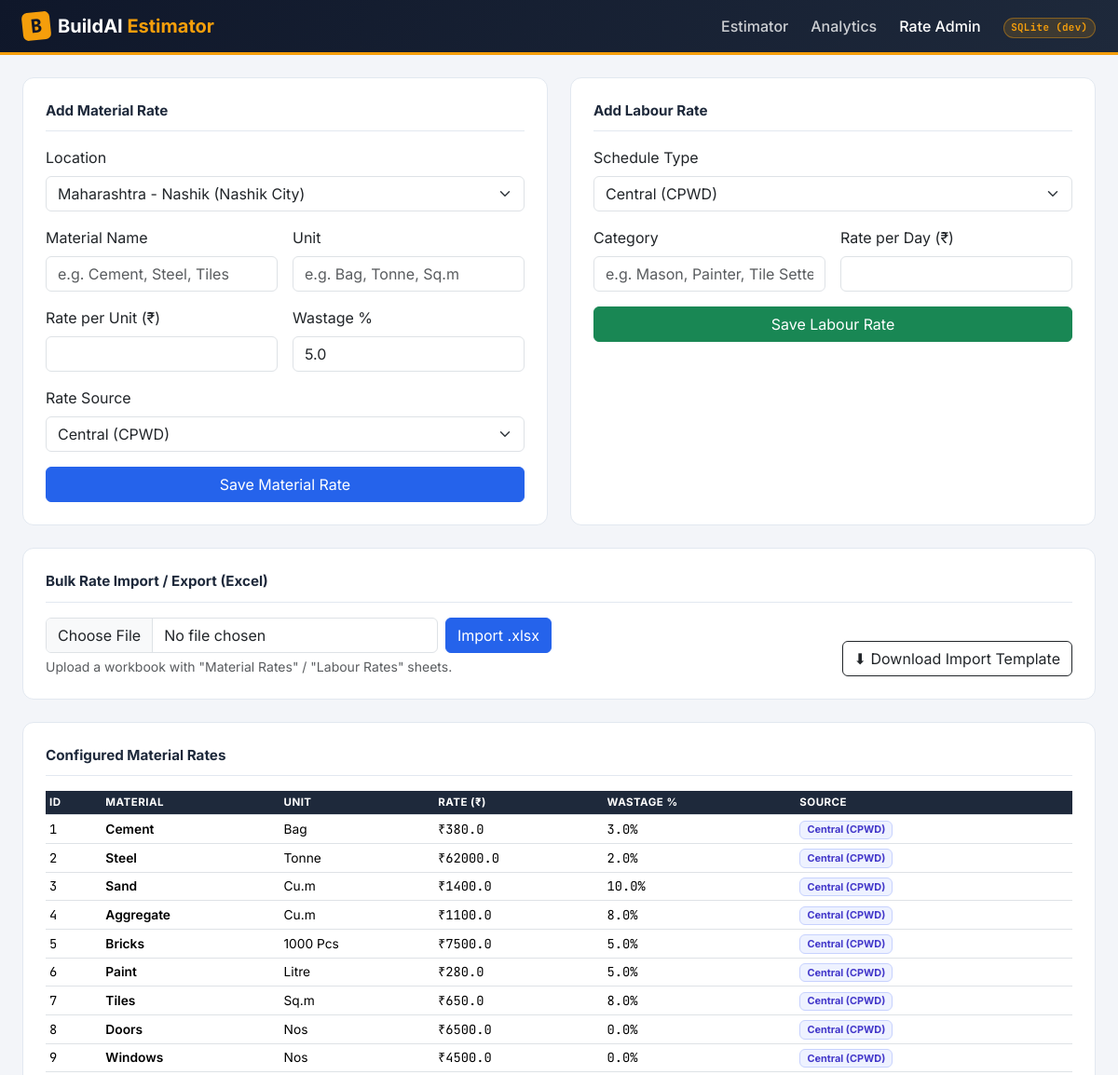
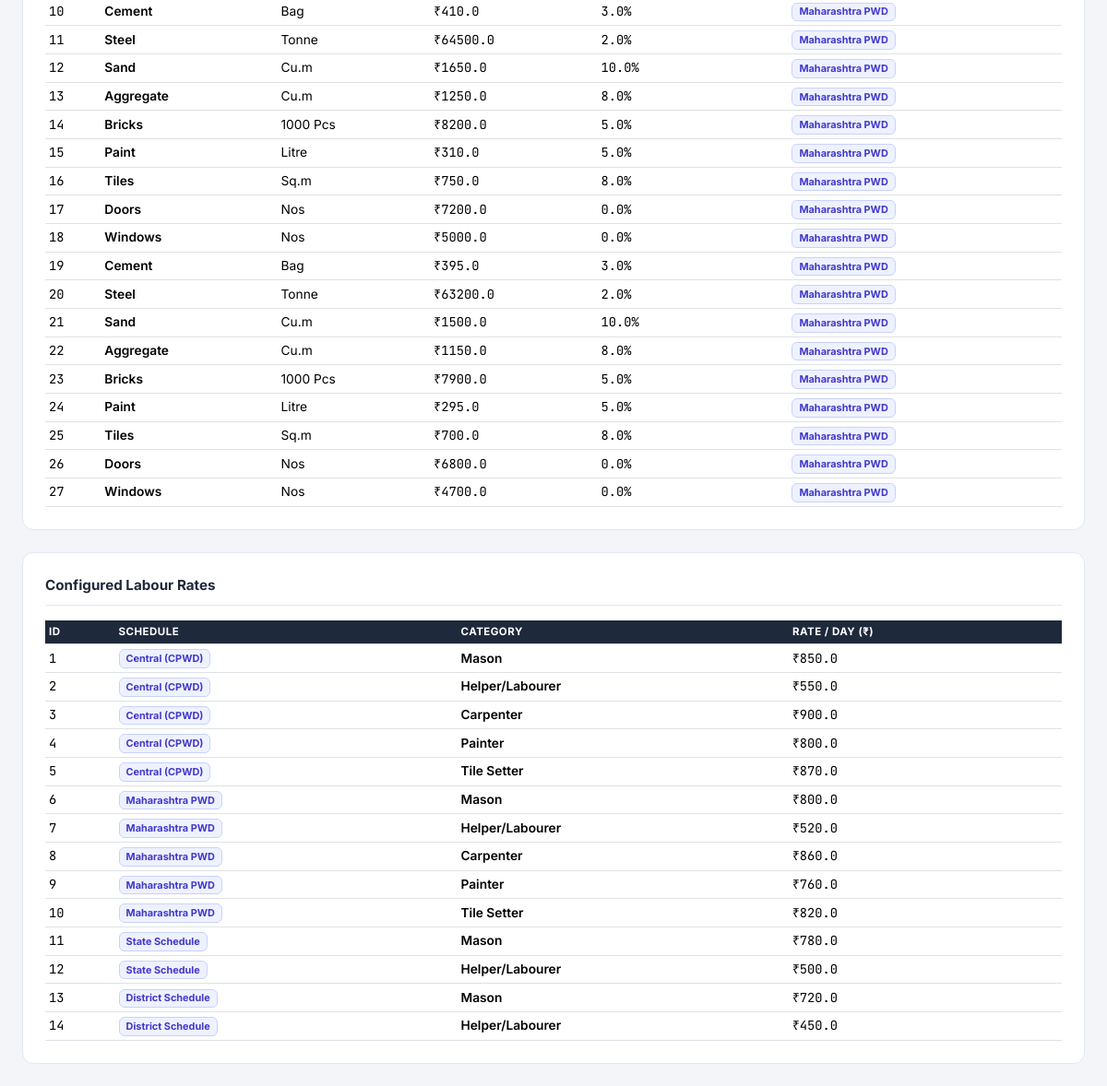
The page /admin on the database its author committed (2 pictures, top to bottom).
### database.py (models this page shows)
class MaterialRate(db.Model):
    __tablename__ = 'material_rates'
    id = db.Column(db.Integer, primary_key=True)
    location_id = db.Column(db.Integer, db.ForeignKey('locations.id'), nullable=False)
    material_name = db.Column(db.String(100), nullable=False)
    unit = db.Column(db.String(20), nullable=False)
    rate_per_unit = db.Column(db.Float, nullable=False)
    rate_source = db.Column(db.String(50), nullable=False, default=CPWD)
    wastage_pct = db.Column(db.Float, nullable=False, default=5.0)

class LabourRate(db.Model):
    __tablename__ = 'labour_rates'
    id = db.Column(db.Integer, primary_key=True)
    schedule_type = db.Column(db.String(50), nullable=False)  # Central (CPWD), Maharashtra PWD, State, District
    district = db.Column(db.String(100), nullable=True)
    category = db.Column(db.String(100), nullable=False)      # Mason, Carpenter, Labourer
    rate_per_day = db.Column(db.Float, nullable=False)

### app.py (the view)
@app.route('/admin')
def admin_panel():
    materials = MaterialRate.query.all()
    labour = LabourRate.query.all()
    locations = Location.query.all()
    return render_template(
        'admin.html',
        materials=materials,
        labour=labour,
        locations=locations,
        rate_sources=[CPWD, MPWD],
        using_mysql=Config.using_mysql(),
        active='admin',
    )

### config.py (called while the page is built)
    @staticmethod
    def using_mysql():
        return bool(Config.MYSQL_HOST)

### templates/admin.html (shortened to what this page needs)
<!DOCTYPE html>
<html lang="en">
<head>
    <link href="https://cdn.jsdelivr.net/npm/bootstrap@5.3.3/dist/css/bootstrap.min.css" rel="stylesheet">
    <link href="/static/css/style.css" rel="stylesheet">
</head>
<body>
{% include '_navbar.html' %}
<div class="container-fluid px-3 px-lg-4 py-4">
    <div class="row g-4">
        <div class="col-lg-6">
            <div class="card p-4 h-100">
                <div class="card-header-plain">Add Material Rate</div>
                <form action="/api/add-material" method="POST" class="row g-3">
                    <div class="col-12">
                        <label class="form-label">Location</label>
                        <select name="location_id" class="form-select" required>
                            {% for loc in locations %}
                            <option value="{{ loc.id }}">{{ loc.state }} - {{ loc.district }} ({{ loc.city }})</option>
                            {% endfor %}
                        </select>
                    </div>
                    <div class="col-6">
                        <label class="form-label">Material Name</label>
                        <input type="text" name="material_name" class="form-control" placeholder="e.g. Cement, Steel, Tiles" required>
                    </div>
                    <div class="col-6">
                        <label class="form-label">Unit</label>
                        <input type="text" name="unit" class="form-control" placeholder="e.g. Bag, Tonne, Sq.m" required>
                    </div>
                    <div class="col-6">
                        <label class="form-label">Rate per Unit (₹)</label>
                        <input type="number" step="0.01" name="rate_per_unit" class="form-control" required>
                    </div>
                    <div class="col-6">
                        <label class="form-label">Wastage %</label>
                        <input type="number" step="0.1" name="wastage_pct" class="form-control" value="5.0">
                    </div>
                    <div class="col-12">
                        <label class="form-label">Rate Source</label>
                        <select name="rate_source" class="form-select">
                            {% for src in rate_sources %}
                            <option value="{{ src }}">{{ src }}</option>
                            {% endfor %}
                        </select>
                    </div>
                    <div class="col-12">
                        <button type="submit" class="btn btn-primary w-100">Save Material Rate</button>
                    </div>
                </form>
            </div>
        </div>
        <div class="col-lg-6">
            <div class="card p-4 h-100">
                <div class="card-header-plain">Add Labour Rate</div>
                <form action="/api/add-labour" method="POST" class="row g-3">
                    <div class="col-12">
                        <label class="form-label">Schedule Type</label>
                        <select name="schedule_type" class="form-select" required>
                            <option value="Central (CPWD)">Central (CPWD)</option>
                        </select>
                    </div>
                    <div class="col-6">
                        <label class="form-label">Category</label>
                        <input type="text" name="category" class="form-control" placeholder="e.g. Mason, Painter, Tile Setter" required>
                    </div>
                    <div class="col-6">
                        <label class="form-label">Rate per Day (₹)</label>
                        <input type="number" step="0.01" name="rate_per_day" class="form-control" required>
                    </div>
                    <div class="col-12">
                        <button type="submit" class="btn btn-success w-100">Save Labour Rate</button>
                    </div>
                </form>
            </div>
        </div>
        <div class="col-12">
            <div class="card p-4">
                <div class="card-header-plain">Bulk Rate Import / Export (Excel)</div>
                <div class="row g-3 align-items-end">
                    <div class="col-md-6">
                        <form action="/api/import-rates" method="POST" enctype="multipart/form-data" class="d-flex gap-2">
                            <input type="file" name="rates_file" accept=".xlsx" class="form-control" required>
                            <button type="submit" class="btn btn-primary text-nowrap">Import .xlsx</button>
                        </form>
                        <div class="form-text">Upload a workbook with "Material Rates" / "Labour Rates" sheets.</div>
                    </div>
                    <div class="col-md-6 text-md-end">
                        <a href="/api/rates-template" class="btn btn-outline-dark">⬇ Download Import Template</a>
                    </div>
                </div>
            </div>
        </div>
        <div class="col-12">
            <div class="card p-4">
                <div class="card-header-plain">Configured Material Rates</div>
                <div class="table-responsive">
                    <table class="table table-sm table-hover boq-table align-middle mb-0">
                        <thead>
                            <tr>
                                <th>ID</th>
                                <th>Material</th>
                                <th>Unit</th>
                                <th>Rate (₹)</th>
                                <th>Wastage %</th>
                                <th>Source</th>
                            </tr>
                        </thead>
                        <tbody>
                            {% for m in materials %}
                            <tr>
                                <td class="mono">{{ m.id }}</td>
                                <td class="fw-semibold">{{ m.material_name }}</td>
                                <td>{{ m.unit }}</td>
                                <td class="mono">₹{{ m.rate_per_unit }}</td>
                                <td class="mono">{{ m.wastage_pct }}%</td>
                                <td><span class="badge badge-source">{{ m.rate_source }}</span></td>
                            </tr>
                            {% endfor %}
                        </tbody>
                    </table>
                </div>
            </div>
        </div>
        <div class="col-12">
            <div class="card p-4">
                <div class="card-header-plain">Configured Labour Rates</div>
                <div class="table-responsive">
                    <table class="table table-sm table-hover boq-table align-middle mb-0">
                        <thead>
                            <tr>
                                <th>ID</th>
                                <th>Schedule</th>
                                <th>Category</th>
                                <th>Rate / Day (₹)</th>
                            </tr>
                        </thead>
                        <tbody>
                            {% for l in labour %}
                            <tr>
                                <td class="mono">{{ l.id }}</td>
                                <td><span class="badge badge-source">{{ l.schedule_type }}</span></td>
                                <td class="fw-semibold">{{ l.category }}</td>
                                <td class="mono">₹{{ l.rate_per_day }}</td>
                            </tr>
                            {% endfor %}
                        </tbody>
                    </table>
                </div>
            </div>
        </div>
    </div>
</div>
</body>
</html>

### templates/_navbar.html (shortened to what this page needs)
<nav class="navbar navbar-expand-lg navbar-dark buildai-nav sticky-top">
  <div class="container-fluid px-3 px-lg-4">
    <a class="navbar-brand fw-bold d-flex align-items-center gap-2" href="/">
      <span class="brand-mark">B</span>
      <span>BuildAI <span class="text-accent">Estimator</span></span>
    </a>
    <div class="collapse navbar-collapse" id="navMain">
      <ul class="navbar-nav ms-auto align-items-lg-center gap-lg-2">
        <li class="nav-item"><a class="nav-link {{ 'active' if active=='dashboard' else '' }}" href="/">Estimator</a></li>
        <li class="nav-item"><a class="nav-link {{ 'active' if active=='analytics' else '' }}" href="/analytics">Analytics</a></li>
        <li class="nav-item"><a class="nav-link {{ 'active' if active=='admin' else '' }}" href="/admin">Rate Admin</a></li>
        <li class="nav-item">
          <span class="badge rounded-pill db-badge ms-lg-2" title="Active database engine">
            {{ 'MySQL' if using_mysql else 'SQLite (dev)' }}
          </span>
        </li>
      </ul>
    </div>
  </div>
</nav>

### static/css/style.css (style rules this page uses)
:root { --bai-navy: #0f172a; --bai-slate: #1e293b; --bai-blue: #2563eb; --bai-blue-dark: #1d4ed8; --bai-amber: #f59e0b; --bai-green: #16a34a; --bai-red: #dc2626; --bai-bg: #f3f5f9; --bai-border: #e2e8f0; --bai-ink: #1e293b; --font-ui: 'Inter', system-ui, -apple-system, sans-serif; --font-mono: 'JetBrains Mono', 'SFMono-Regular', Menlo, monospace; }
body { background-color: var(--bai-bg); color: var(--bai-ink); font-family: var(--font-ui); }
.buildai-nav { background: linear-gradient(120deg, var(--bai-navy) 0%, var(--bai-slate) 100%); border-bottom: 3px solid var(--bai-amber); }
.buildai-nav .brand-mark { display: inline-flex; align-items: center; justify-content: center; width: 30px; height: 30px; background: var(--bai-amber); color: var(--bai-navy); font-family: var(--font-mono); font-weight: 800; border-radius: 6px; transform: rotate(-6deg); }
.buildai-nav .text-accent { color: var(--bai-amber); }
.buildai-nav .nav-link { color: rgba(255,255,255,.78); font-weight: 500; }
.buildai-nav .nav-link.active, .buildai-nav .nav-link:hover { color: #fff; }
.db-badge { background: rgba(245, 158, 11, .15); color: var(--bai-amber); border: 1px solid rgba(245, 158, 11, .4); font-family: var(--font-mono); font-size: .68rem; padding: .4em .7em; letter-spacing: .03em; }
.card { border: 1px solid var(--bai-border); border-radius: .75rem; }
.card-header-plain { font-weight: 700; font-size: .95rem; color: var(--bai-slate); border-bottom: 1px solid var(--bai-border); padding-bottom: .6rem; margin-bottom: 1rem; display: flex; align-items: center; gap: .5rem; }
.mono { font-family: var(--font-mono); }
table.boq-table thead th { background: var(--bai-slate); color: #fff; font-size: .72rem; text-transform: uppercase; letter-spacing: .04em; vertical-align: middle; }
table.boq-table td, table.boq-table th { font-size: .86rem; }
.badge-source { font-size: .68rem; background: #eef2ff; color: #4338ca; border: 1px solid #c7d2fe; }
.btn-primary { background-color: var(--bai-blue); border-color: var(--bai-blue); }

### rows shown on the page
MaterialRate: id "1", material_name "Cement", unit "Bag", rate_per_unit "380.0", wastage_pct "3.0", rate_source "Central (CPWD)"
MaterialRate: id "2", material_name "Steel", unit "Tonne", rate_per_unit "62000.0", wastage_pct "2.0", rate_source "Central (CPWD)"
MaterialRate: id "3", material_name "Sand", unit "Cu.m", rate_per_unit "1400.0", wastage_pct "10.0", rate_source "Central (CPWD)"
MaterialRate: id "4", material_name "Aggregate", unit "Cu.m", rate_per_unit "1100.0", wastage_pct "8.0", rate_source "Central (CPWD)"
MaterialRate: id "5", material_name "Bricks", unit "1000 Pcs", rate_per_unit "7500.0", wastage_pct "5.0", rate_source "Central (CPWD)"
MaterialRate: id "6", material_name "Paint", unit "Litre", rate_per_unit "280.0", wastage_pct "5.0", rate_source "Central (CPWD)"
MaterialRate: id "7", material_name "Tiles", unit "Sq.m", rate_per_unit "650.0", wastage_pct "8.0", rate_source "Central (CPWD)"
MaterialRate: id "8", material_name "Doors", unit "Nos", rate_per_unit "6500.0", wastage_pct "0.0", rate_source "Central (CPWD)"
MaterialRate: id "9", material_name "Windows", unit "Nos", rate_per_unit "4500.0", wastage_pct "0.0", rate_source "Central (CPWD)"
MaterialRate: id "10", material_name "Cement", unit "Bag", rate_per_unit "410.0", wastage_pct "3.0", rate_source "Maharashtra PWD"
MaterialRate: id "11", material_name "Steel", unit "Tonne", rate_per_unit "64500.0", wastage_pct "2.0", rate_source "Maharashtra PWD"
MaterialRate: id "12", material_name "Sand", unit "Cu.m", rate_per_unit "1650.0", wastage_pct "10.0", rate_source "Maharashtra PWD"
MaterialRate: id "13", material_name "Aggregate", unit "Cu.m", rate_per_unit "1250.0", wastage_pct "8.0", rate_source "Maharashtra PWD"
MaterialRate: id "14", material_name "Bricks", unit "1000 Pcs", rate_per_unit "8200.0", wastage_pct "5.0", rate_source "Maharashtra PWD"
MaterialRate: id "15", material_name "Paint", unit "Litre", rate_per_unit "310.0", wastage_pct "5.0", rate_source "Maharashtra PWD"
MaterialRate: id "16", material_name "Tiles", unit "Sq.m", rate_per_unit "750.0", wastage_pct "8.0", rate_source "Maharashtra PWD"
MaterialRate: id "17", material_name "Doors", unit "Nos", rate_per_unit "7200.0", wastage_pct "0.0", rate_source "Maharashtra PWD"
MaterialRate: id "18", material_name "Windows", unit "Nos", rate_per_unit "5000.0", wastage_pct "0.0", rate_source "Maharashtra PWD"
MaterialRate: id "19", material_name "Cement", unit "Bag", rate_per_unit "395.0", wastage_pct "3.0", rate_source "Maharashtra PWD"
MaterialRate: id "20", material_name "Steel", unit "Tonne", rate_per_unit "63200.0", wastage_pct "2.0", rate_source "Maharashtra PWD"
MaterialRate: id "21", material_name "Sand", unit "Cu.m", rate_per_unit "1500.0", wastage_pct "10.0", rate_source "Maharashtra PWD"
MaterialRate: id "22", material_name "Aggregate", unit "Cu.m", rate_per_unit "1150.0", wastage_pct "8.0", rate_source "Maharashtra PWD"
MaterialRate: id "23", material_name "Bricks", unit "1000 Pcs", rate_per_unit "7900.0", wastage_pct "5.0", rate_source "Maharashtra PWD"
MaterialRate: id "24", material_name "Paint", unit "Litre", rate_per_unit "295.0", wastage_pct "5.0", rate_source "Maharashtra PWD"
MaterialRate: id "25", material_name "Tiles", unit "Sq.m", rate_per_unit "700.0", wastage_pct "8.0", rate_source "Maharashtra PWD"
MaterialRate: id "26", material_name "Doors", unit "Nos", rate_per_unit "6800.0", wastage_pct "0.0", rate_source "Maharashtra PWD"
MaterialRate: id "27", material_name "Windows", unit "Nos", rate_per_unit "4700.0", wastage_pct "0.0", rate_source "Maharashtra PWD"
LabourRate: id "1", schedule_type "Central (CPWD)", category "Mason", rate_per_day "850.0"
LabourRate: id "2", schedule_type "Central (CPWD)", category "Helper/Labourer", rate_per_day "550.0"
LabourRate: id "3", schedule_type "Central (CPWD)", category "Carpenter", rate_per_day "900.0"
LabourRate: id "4", schedule_type "Central (CPWD)", category "Painter", rate_per_day "800.0"
LabourRate: id "5", schedule_type "Central (CPWD)", category "Tile Setter", rate_per_day "870.0"
LabourRate: id "6", schedule_type "Maharashtra PWD", category "Mason", rate_per_day "800.0"
LabourRate: id "7", schedule_type "Maharashtra PWD", category "Helper/Labourer", rate_per_day "520.0"
LabourRate: id "8", schedule_type "Maharashtra PWD", category "Carpenter", rate_per_day "860.0"
LabourRate: id "9", schedule_type "Maharashtra PWD", category "Painter", rate_per_day "760.0"
LabourRate: id "10", schedule_type "Maharashtra PWD", category "Tile Setter", rate_per_day "820.0"
LabourRate: id "11", schedule_type "State Schedule", category "Mason", rate_per_day "780.0"
LabourRate: id "12", schedule_type "State Schedule", category "Helper/Labourer", rate_per_day "500.0"
LabourRate: id "13", schedule_type "District Schedule", category "Mason", rate_per_day "720.0"
LabourRate: id "14", schedule_type "District Schedule", category "Helper/Labourer", rate_per_day "450.0"

### other values the page prints
{{ 'MySQL' if using_mysql else 'SQLite (dev)' }} "SQLite (dev)"
form field location_id "Maharashtra - Nashik (Nashik City)"
form field rate_source "Central (CPWD)"
